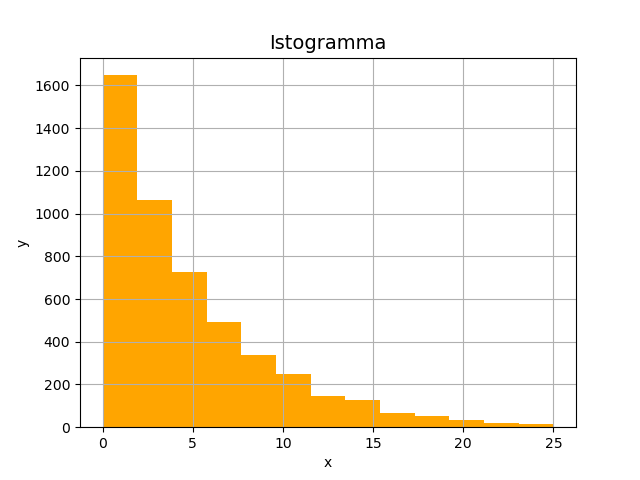

This figure's Python source:
'''
Generare un campione di numeri pseudo-casuali distribuiti secondo una distribuzione di densità esponenziale con un tempo caratteristico t 0 di 5 secondi.

Visualizzare la distribuzione del campione ottenuto in un istogramma utilizzando il metodo della funzione inversa.

Scrivere tutte le funzioni responsabili della generazione di numeri casuali in una libreria, implementate in file separati dal programma principale.
'''

import matplotlib.pyplot as plt
import sys
import numpy as np

from library import rand_exp_inversa, sturges

# ----- ----- Main ----- -----

def main () :
    
    t = 5.      # tempo caratteristico
    N = 5000         # numero di eventi pseudocasuali da generare
    x_min = 0.
    x_max = 25.
    
    sample = []         # genero la lista che conterrà i numeri pseudocasuali generati
    for _ in range (0, N) :                     # ciclo di riempimento
        sample.append(rand_exp_inversa(t))
    
    # Impostazioni istogramma e creazione
    
    Nbin = sturges(N)                           # (comunque secondo me sta funzione funziona un pò a c***o)
    bin_edges = np.linspace(x_min, x_max, Nbin)         # Regola la dimensione dei bin e Nbin = numero di bin
    fig, ax = plt.subplots (nrows = 1, ncols = 1)
    ax.hist (sample, bins = bin_edges ,color = 'orange')  # Da provare anche con bins = 'auto'
    ax.set_title ('Istogramma', size = 14)
    ax.set_xlabel ('x')
    ax.set_ylabel ('y')
    ax.grid ()          #se voglio la griglia
    
    plt.savefig ('es7_1.png')
    plt.show ()                     # da mettere sempre alla fine
    
if __name__ == '__main__' :
    main ()

